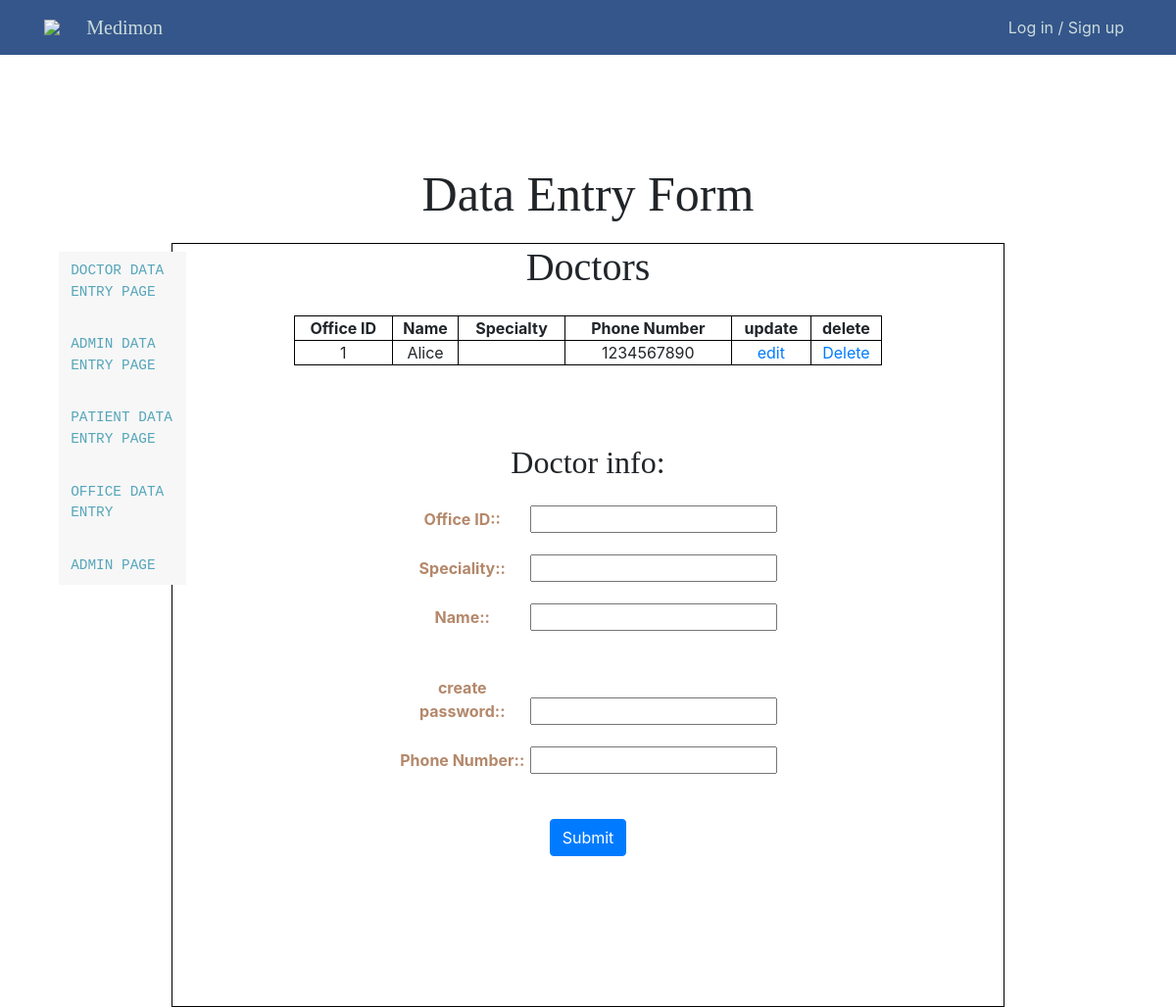
The app's page /adminPages/doctorDataEntry.php, older data.
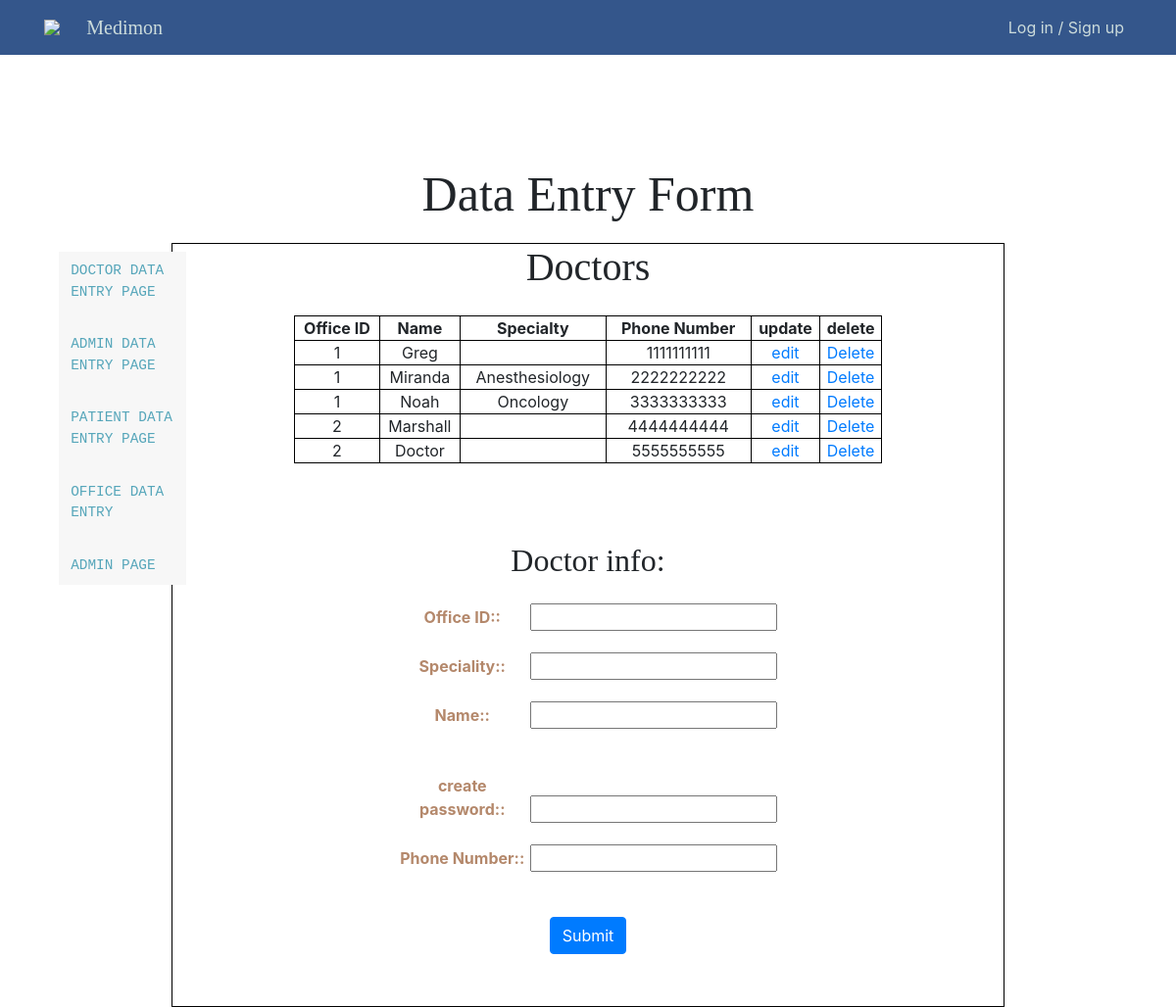
The same page, newer data.
### tables this page shows
CREATE TABLE DOCTOR (
    Doctor_id      INT AUTO_INCREMENT,
    Office_id      INT,
    Speciality     VARCHAR(30),
    Name           VARCHAR(20),
    Password       VARCHAR(255) NOT NULL,
    Phone_number   CHAR(10) UNIQUE,
    PRIMARY KEY (Doctor_id),
    FOREIGN KEY (Office_id) REFERENCES OFFICE(Office_id) ON DELETE SET NULL
);

### php/config.php (called while the page is built, shortened)
<?php
$baseURL = "//medical-service.infinityfreeapp.com/";
?>

### adminPages/doctorDataEntry.php (the view, shortened to what this page needs)
<?php
require_once "../php/config.php";
$sql = "SELECT Office_id, Name, Speciality, Phone_number, Doctor_id FROM DOCTOR";
$result = mysqli_query($db, $sql);
$DtableResult = "";
if ($result->num_rows > 0) {
  while($row = $result-> fetch_assoc()) {
    $DtableResult .= "<tr>". "<td>" . $row["Office_id"] . "</td><td>" . $row["Name"] . "</td><td>" .
                      $row["Speciality"] . "</td> <td>" . $row["Phone_number"] . "</td>" . "</td><td>
                      <a href='../adminPages/editDoctor.php?update_Did=" . $row["Doctor_id"]  . "'>edit</a> </td>" . "</td><td> <a href='../adminPages/doctorDataEntry.php?delete_Did=" . $row["Doctor_id"] . "'>Delete</a>
                                           </td>" .  "</tr>";
  }
}
?>
<!doctype html>
<html lang="en">
<head>
  <link rel="stylesheet" href="../css/style.css">
  <link rel="stylesheet" href="https://stackpath.bootstrapcdn.com/bootstrap/4.3.1/css/bootstrap.min.css"
>
</head>
<body>
<nav class="floating-menu">
    <a href="doctorDataEntry.php">
        <div>
            Doctor Data Entry Page
        </div>
    </a>
    <br>
    <a href="adminDataEntry.php">
        <div>
            Admin Data Entry Page
        </div>
    </a>
    <br>
    <a href="patientDataEntry.php">
        <div>
            Patient Data Entry Page
        </div>
    </a>
    <br>
        <a href="officeDataEntry.php">
            <div>
                Office Data Entry
            </div>
        </a>
        <br>
        <a href="adminPage.php">
            <div>
                Admin Page
            </div>
        </a>
</nav>
<?php include_once("../php/header.php"); ?>
  <section>
    <br><br>
    <h1 class="text-center" id="data-entry-header">Data Entry Form</h1>
  </section>
<section id="dataEntry">
      <h1>Doctors</h1>
      <table  class = "center">
              <thead class="thead">
                <tr>
                  <th>Office ID</th>
                  <th>Name</th>
                  <th>Specialty</th>
                  <th>Phone Number</th>
                  <th>update</th>
                  <th>delete</th>
                </tr>
                <?php echo $DtableResult;?>
              </thead>
            </table>
        <form action="" method="POST">
            <fieldset id="ct1">
              <h2>  Doctor info:  </h2>
              <p>
              <label for="OFFID">Office ID:</label>
              <input type="number" id="OFFID" name="OFFID" required>
</p>
<p>
              <label for="SPType">Speciality:</label>
              <input type="text" id="SPType" name="SPType" maxlength = "30" >
</p>
<p>
              <label for="Dname">Name:</label>
              <input type="text" id="Dname" name="Dname" maxlength="20" required>
</p>
              <br>
              <p>
              <label for="DPWord">create password:</label>
              <input type="Password" id="DPWord" name="DPWord" required>
</p>
<p>
              <label for="DPhoneNum">Phone Number:</label>
              <input type="text" id="DPhoneNum" name="DPhoneNum" maxlength="10" required>
</p>
              <br>
              </fieldset>
              <button type="submit" class="btn btn-primary" name="SubmitD">Submit</button>
        </form>
</section>
</body>
</html>

### php/header.php (shortened to what this page needs)
<?php
require_once "config.php";
?>
<nav class="navbar navbar-expand-lg nav-back fixed-top" id="mainNav">
  <div class="container">
    <img src="./img/main_icon.png" class="mainicon" href="medical-service.infinityfreeapp.com">
    <a class="navbar-brand" href=<?php "medical-service.infinityfreeapp.com"?>>Medimon</a>
    <div class="collapse navbar-collapse" id="navbarResponsive">
      <ul class="navbar-nav ml-auto">
        <?php
          if (!isset($_SESSION['loggedin'])) {
            $url = $baseURL . "auth/login.php";
            echo '<li class="nav-item"><a class="nav-link" href="'.$url.'" id="login">Log in / Sign up</a></li>';
          } else {
            $typ = $_SESSION["type"];
            $name = $_SESSION["username"];
            $url = $baseURL . "auth/logout.php";
            echo '<li class="nav-item nav-link" style="color: #fff;"> Welcome! ' . $typ . ' ' . $name . '<li>';
            echo '<li class="nav-item"><a class="nav-link" href="'.$url.'" id="logout">Log out</a></li>';
          }
        ?>
      </ul>
    </div>
  </div>
</nav>

### css/style.css (style rules this page uses)
.nav-back { background: #34568B; color: #fff; }
.navbar-brand { color: rgb(203, 219, 219); font-family:Cambria, Cochin, Georgia, Times, 'Times New Roman', serif; font: bold; }
.nav-link { color: rgb(203, 219, 219); }
html { height: 100%; }
body { margin: 0; height: 100%; background: #abadaf; font-family: Dotum,'돋움',Helvetica,sans-serif; }
input { font-family: Dotum,'돋움',Helvetica,sans-serif; }
.mainicon { width: 3%; margin-right: 10px; }
* { padding: 0px; margin: 0px; box-sizing: border-box; }
table { width: 600px; }
#dataEntry { width: 850px; background-size: cover; position: relative; margin-top: 100px; height: 780px; text-align: center; margin: 0 auto; margin-bottom: 400px; }
#data-entry-header { margin-top: 10%; margin-bottom: 20px; font-family:Cambria, Cochin, Georgia, Times, 'Times New Roman', serif; font: bold; font-size: 50px; }
.floating-menu { top:25%; left:5%; font-family: sans-serif; background: rgb(247, 247, 247); padding: 5px;; width: 130px; z-index: 100; position: fixed; font-family: "Lucida Console", "Courier New", monospace; }
.floating-menu a, .floating-menu h3 { font-size: 0.9em; display: block; margin: 0 0.5em; color: white; font-family: "Lucida Console", "Courier New", monospace; }
.floating-menu { display: flex; flex-direction: column; align-items: start; list-style-type: none; font-family: "Lucida Console", "Courier New", monospace; }
.floating-menu a { position: relative; display: block; padding: 4px 0; font-family: Lato, sans-serif; color: #56a6ba; text-decoration: none; text-transform: uppercase; transition: 0.5s; font-family: "Lucida Console", "Courier New", monospace; }
.floating-menu ::after { position: absolute; content: ""; top: 100%; left: 0; width: 100%; height: 3px; background: #3498db; transform: scaleX(0); transform-origin: right; transition: transform 0.5s; font-family: "Lucida Console", "Courier New", monospace; }

### adminPages/doctorDataEntry.php (style rules this page uses)
#dataEntry { border: 1px solid black; }
table, th, td { border: 1px solid black; border-collapse: collapse; }
table.center { margin-left: auto; margin-right: auto; }
label { color: #B4886B; font-weight: bold; width: 130px; }
label:after { content: ": " }
h1 { font-family:Cambria, Cochin, Georgia, Times, 'Times New Roman', serif; margin-bottom: 25px; }
h2 { font-family:Cambria, Cochin, Georgia, Times, 'Times New Roman', serif; margin-bottom: 25px; }
fieldset { margin-top: 80px; }

Row changes from the older to the newer data that the page shows:
changed doctor: Name "Alice" → "Greg"; Phone_number "1234567890" → "1111111111"
added doctor: Office "1", Name "Miranda", Speciality "Anesthesiology", Phone_number "2222222222"
added doctor: Office "1", Name "Noah", Speciality "Oncology", Phone_number "3333333333"
added doctor: Office "2", Name "Marshall", Phone_number "4444444444"
added doctor: Office "2", Name "Doctor", Phone_number "5555555555"
